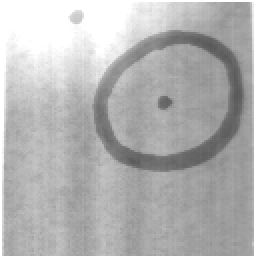
%> input picture TSBB08_lab4/nuf0b.tif, 128 x 128 px (shown 2 times larger)
$ octave localThresh.m   (GNU Octave 9; MATLAB toolbox functions it lacks are replaced by stand-ins)
%> lines starting %> are read from the running program, lines starting %| are printed output that depends on the picture; in (x1, y1, x2, y2) boxes, pixels count from 0 and x2, y2 are one past the last pixel; in counts of white or black regions, pixels touching at a corner belong together; the program's own positions count from 1
### TSBB08_lab4/mid_way.m
function outT = mid_way(histo, startT)
% Calculates a threshold value from a histogram using the mid-way method.
%
% histo: A 1D array histogram.
% The histogram bins must correspond to gray value 0, 1, 2,...
% startT: start threshold
% outT: the calculated threshold (integer)
%
% Programmed by Maria Magnusson 2018-08

num = length(histo);
t0 = floor(startT);
t1 = t0+2;

% Calculate the threshold
%------------------------
while abs(t0-t1) > 0.5

  t0 = t1;

  % Calculate mean for the lower part of the histogram
  %---------------------------------------------------
  lowersum1 = sum(histo(1:t0+1).*[0:t0]);
  lowersum2 = sum(histo(1:t0+1));
  if lowersum2 ~= 0
    mean0 = lowersum1/lowersum2;
  else
    error('Cannot calculate new threshold');
  end;

  % Calculate mean for the upper part of the histogram
  %---------------------------------------------------
  uppersum1 = sum(histo(t0+2:num).*[t0+1:num-1]);
  uppersum2 = sum(histo(t0+2:num));
  if uppersum2 ~= 0
    mean1 = uppersum1/uppersum2;
  else
    error('Cannot calculate new threshold');
  end;

  % Calculate new threshold
  %------------------------
  t1 = floor((mean0+mean1)/2);

end;

outT = t1;

### 4_Threshholding_OCR/least_error.m
function outT = least_error(histo, startT)
    % Calculates a threshold value from a histogram using the least-error method.
    %
    % histo: A 1D array histogram.
    % The histogram bins must correspond to gray value 0, 1, 2,...
    % startT: start threshold
    % outT: the calculated threshold (integer)
    num = length(histo);
    t0 = floor(startT);
    t1 = t0+2;

    % Calculate the threshold
    %------------------------
    while abs(t0-t1) > 0.5
    t0 = t1;

    % Calculate mean for the lower part of the histogram
    %---------------------------------------------------
    lowersum1 = sum(histo(1:t0+1).*[0:t0]);
    lowersum2 = sum(histo(1:t0+1));
    if lowersum2 ~= 0
        mean0 = lowersum1/lowersum2;
    else
        error('Cannot calculate new threshold');
    end

    % Calculate mean for the upper part of the histogram
    %---------------------------------------------------
    uppersum1 = sum(histo(t0+2:num).*[t0+1:num-1]);
    uppersum2 = sum(histo(t0+2:num));
    if uppersum2 ~= 0
        mean1 = uppersum1/uppersum2;
    else
        error('Cannot calculate new threshold');
    end

    % Calculate total probability for the lower part of the histogram
    %---------------------------------------------------
    lowersum1 = sum(histo(1:t0+1));
    lowersum2 = sum(histo(1:num));
    if lowersum2 ~= 0
        p0 = lowersum1/lowersum2;
    else
        error('Cannot calculate total probability')
    end

    % Calculate total probability for the upper part of the histogram
    %---------------------------------------------------
    uppersum1 = sum(histo(t0+2:num));
    uppersum2 = sum(histo(1:num));
    if uppersum2 ~= 0
        p1 = uppersum1/uppersum2;
    else
        error('Cannot calculate total probability')
    end

    % Calculate variance for the lower part of the histogram
    %---------------------------------------------------
    lowersum1 = sum(histo(1:t0+1).*([0:t0]-mean0).^2);
    lowersum2 = sum(histo(1:t0+1));
    if lowersum2 ~= 0
        s0 = lowersum1/lowersum2;
    else
        error('Cannot calculate variance')
    end

    % Calculate variance for the upper part of the histogram
    %---------------------------------------------------
    uppersum1 = sum(histo(t0+2:num).*([t0+1:num-1]-mean1).^2);
    uppersum2 = sum(histo(t0+2:num));
    if uppersum2 ~= 0
        s1 = uppersum1/uppersum2;
    else
        error('Cannot calculate variance')
    end

    % Calculate new threshold
    %------------------------
    a = (s0*s1)/(s1-s0);
    b = 2*(-(mean0/s0)+(mean1/s1));
    c = -2*log(p0/p1)+log(s0/s1)+(mean0^2/s0)-(mean1^2/s1);
    t1 = floor((roots([1 a*b a*c])));

    if t1(1) > mean0 && t1(1) < mean1
        t1 = t1(1);
    else
        t1 = t1(2);
    end
end
outT = t1;

### TSBB08_lab4/localThresh.m
% Read the image and cast it to double
% ====================================
nuf = double(imread('nuf0b.tif'));
%> nuf: size 128x128 double; min 86, max 255, mean 179.1; mean of the top-left, top-right, bottom-left and bottom-right quarters 218.8, 165.5, 175.6, 156.5
% Extend the image
% ================
tmp = [nuf(:,64:-1:1) nuf nuf(:,128:-1:65)];
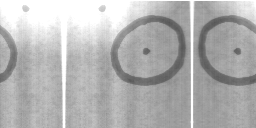
%> tmp: size 128x256 double; min 86, max 255, mean 179.1
nufextend = [tmp(64:-1:1,:); tmp; tmp(128:-1:65,:)];
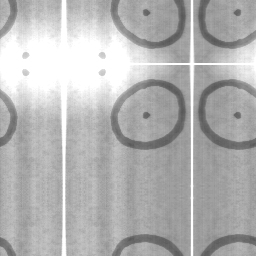
%> nufextend: size 256x256 double; min 86, max 255, mean 179.1
% Make a Gaussian filter
% ======================
sigma=25;
lpH=exp(-0.5 * ([-64:64]/sigma).^2);
lpH=lpH/sum(lpH); % Horizontal filter
lpV=lpH'; % Vertical filter
% Convolve in the horizontal and vertical direction
% =================================================
nufblur = conv2(nufextend, lpH, 'valid');
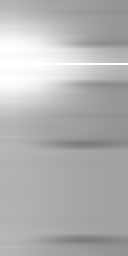
%> nufblur: size 256x128 double; min 124, max 255, mean 179.1
nufblur = conv2(nufblur, lpV, 'valid');
%> nufblur: size 128x128 double
% Make a new image
% ================
nuf = nuf - nufblur + 128;
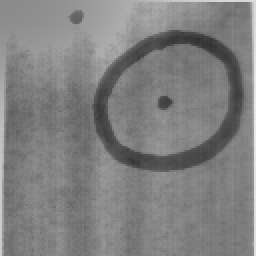
%> nuf: size 128x128 double (shown 2 times larger); min 48.18, max 231.7, mean 128

figure(1)
colormap(gray(256))
subplot(2,2,1),
imagesc(nufextend, [0 255])
axis image; colorbar
title('extended image')
subplot(2,2,2),
plot(-64:64, lpH, '.-r')
axis tight; title('Gaussian kernel')
subplot(2,2,3), imagesc(nufblur, [0 255])
axis image; colorbar
title('blurred image image')
subplot(2,2,4), imagesc(nuf, [0 255])
axis image; colorbar
title('new image')
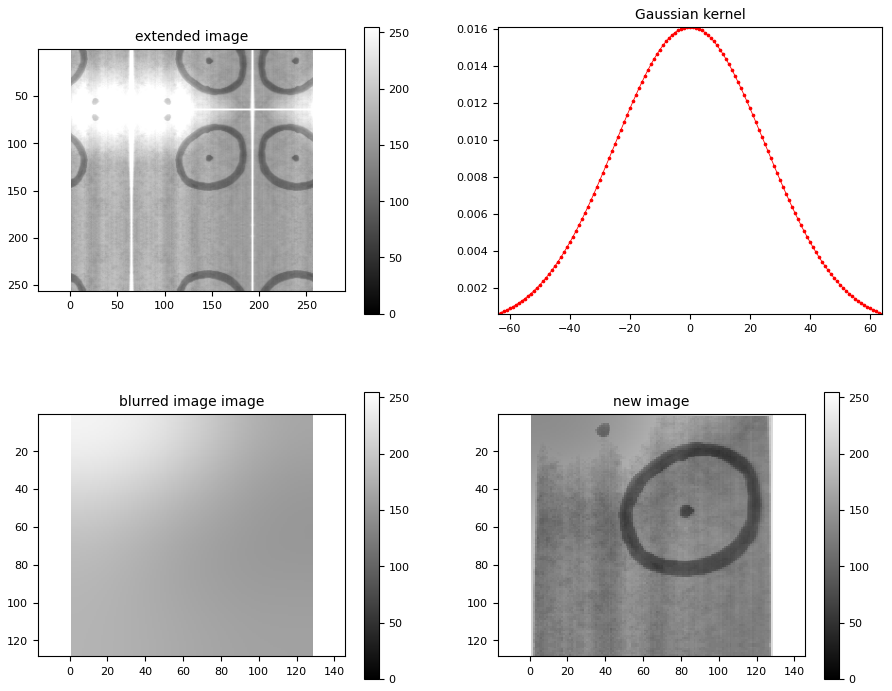
%> figure redrawn from the program's plot data, 4 panels

% Mid-Way
histo = hist(nuf(:),[0:255]);
%> histo = 256 values, max 546 at index 126, min 0 at index 1, mean 64
T = mean(mean(nuf))
%> T = 128

Tmid = mid_way(histo, T)
%> in mid_way, `t1 = t0+2;`: t1 = 130
%> the loop in mid_way, `while abs(t0-t1) > 0.5` made 19 passes
%> (t0, lowersum1, lowersum2, mean0, uppersum1, uppersum2, mean1, t1) on passes 1 to 12: (130, 1042590, 9140, 114.1, 1054592, 7244, 145.6, 129), (129, 979150, 8652, 113.2, 1118032, 7732, 144.6, 128), (128, 911296, 8126, 112.1, 1185886, 8258, 143.6, 127), (127, 849216, 7641, 111.1, 1247966, 8743, 142.7, 126), (126, 780509, 7100, 109.9, 1316673, 9284, 141.8, 125), (125, 713729, 6570, 108.6, 1383453, 9814, 141, 124), (124, 645479, 6024, 107.2, 1451703, 10360, 140.1, 123), (123, 583851, 5527, 105.6, 1513331, 10857, 139.4, 122), (122, 527025, 5065, 104.1, 1570157, 11319, 138.7, 121), (121, 474321, 4633, 102.4, 1622861, 11751, 138.1, 120), (120, 425921, 4233, 100.6, 1671261, 12151, 137.5, 119), (119, 381041, 3859, 98.74, 1716141, 12525, 137, 117)
%> in mid_way, `outT = t1;`: outT = 107
%> Tmid = 107
imTmid = nuf>Tmid;
%> imTmid: size 128x128 logical; 89.1% white; 42 black regions (37 under 20 px), largest, box (x1, y1, x2, y2) and area: (46, 15, 122, 86) 1593, (79, 48, 87, 55) 42, (35, 7, 41, 12) 23, (4, 53, 10, 59) 22, (36, 53, 45, 62) 22

figure(2); colormap(gray(256))
subplot(2,2,1), imagesc(nuf, [0 255]);
axis image; colorbar
title('mid-way thresholded image');
subplot(2,2,2), plot(0:255, histo, '.-r');
axis tight; grid
title('histogram');
subplot(2,2,3), imagesc(imTmid, [0 1]);
axis image; colorbar
title('least-error thresholded image');
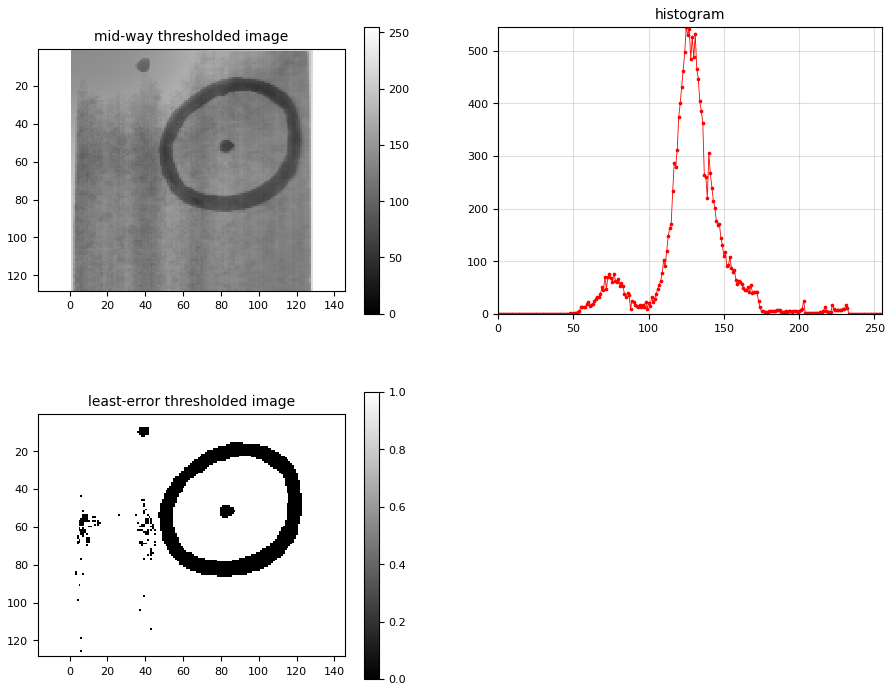
%> figure redrawn from the program's plot data, 3 panels

% Least-Error
T = Tmid
%> T = 107

Tmid = least_error(histo, T)
%> in least_error, `t1 = t0+2;`: t1 = 109
%> the loop in least_error, `while abs(t0-t1) > 0.5` made 4 passes
%> (t0, mean0, mean1, p0) on passes 1 to 4: (109, 82.34, 134.2, 0.12), (97, 75.91, 133.4, 0.0933), (90, 74.61, 133.1, 0.087), (88, 74.12, 133, 0.0842)
%> in least_error, `outT = t1;`: outT = 88
%> Tmid = 88
imTmid = nuf>Tmid;
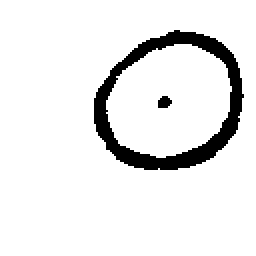
%> imTmid: size 128x128 logical (shown 2 times larger); 91.6% white; 2 black regions, box (x1, y1, x2, y2) and area: (47, 15, 122, 85) 1342, (79, 48, 86, 54) 33

figure(3); colormap(gray(256))
subplot(2,2,1), imagesc(nuf, [0 255]);
axis image; colorbar
title('mid-way thresholded image');
subplot(2,2,2), plot(0:255, histo, '.-r');
axis tight; grid
title('histogram');
subplot(2,2,3), imagesc(imTmid, [0 1]);
axis image; colorbar
title('least-error thresholded image');

$ run again, with TSBB08_lab4/nuf2b.tif copied over TSBB08_lab4/nuf0b.tif
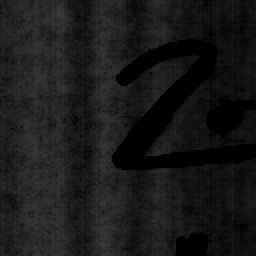
%> input picture TSBB08_lab4/nuf2b.tif, 128 x 128 px (shown 2 times larger)
%> histo = 256 values, max 764 at index 133, min 0 at index 1, mean 64
%> `T = mean(mean(nuf))`: T = 128
%> in mid_way, `t0 = floor(startT);`: t0 = 127
%> in mid_way, `t1 = t0+2;`: t1 = 129
%> the loop in mid_way, `while abs(t0-t1) > 0.5` made 4 passes
%> (t0, lowersum1, lowersum2, mean0, uppersum1, uppersum2, mean1, t1) on passes 1 to 4: (129, 1022636, 8498, 120.3, 1074571, 7886, 136.3, 128), (128, 941366, 7868, 119.6, 1155841, 8516, 135.7, 127), (127, 849974, 7154, 118.8, 1247233, 9230, 135.1, 126), (126, 756375, 6417, 117.9, 1340832, 9967, 134.5, 126)
%> in mid_way, `outT = t1;`: outT = 126
%> `imTmid = nuf>Tmid;`:
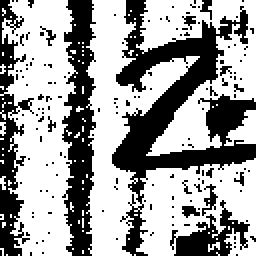
%> imTmid: size 128x128 logical (shown 2 times larger); 62.7% white; 151 black regions (142 under 20 px), largest, box (x1, y1, x2, y2) and area: (56, 0, 128, 128) 2892, (31, 0, 48, 128) 1383, (0, 0, 17, 128) 884
%> in least_error, `t1 = t0+2;`: t1 = 128
%> the loop in least_error, `while abs(t0-t1) > 0.5` made 1 pass
%> (t0, mean0, mean1, p0) on pass 1: (128, 119.6, 135.7, 0.48)
%> `title('least-error thresholded image');`:
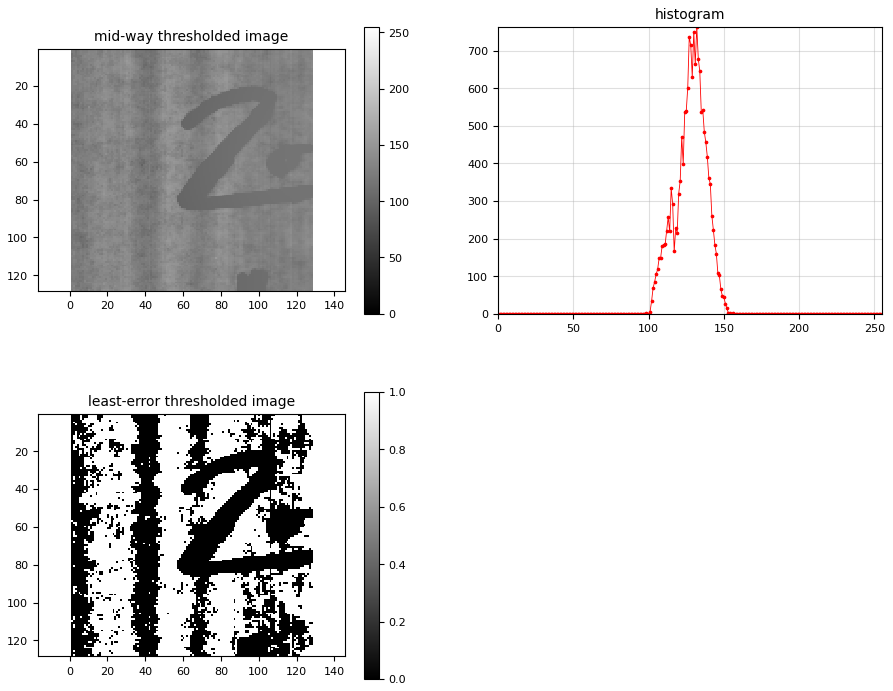
%> figure redrawn from the program's plot data, 3 panels

$ run again, with TSBB08_lab4/nuf4b.tif copied over TSBB08_lab4/nuf0b.tif
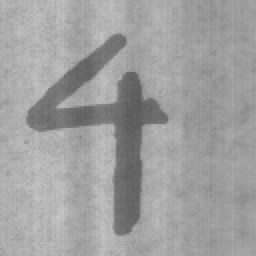
%> input picture TSBB08_lab4/nuf4b.tif, 128 x 128 px (shown 2 times larger)
%> histo = 256 values, max 737 at index 131, min 0 at index 1, mean 64
%> `T = mean(mean(nuf))`: T = 128
%> in mid_way, `t1 = t0+2;`: t1 = 130
%> the loop in mid_way, `while abs(t0-t1) > 0.5` made 6 passes
%> (t0, lowersum1, lowersum2, mean0, uppersum1, uppersum2, mean1, t1) on passes 1 to 6: (130, 869728, 7634, 113.9, 1227292, 8750, 140.3, 127), (127, 591185, 5475, 108, 1505835, 10909, 138, 123), (123, 340951, 3484, 97.86, 1756069, 12900, 136.1, 116), (116, 193502, 2265, 85.43, 1903518, 14119, 134.8, 110), (110, 172943, 2085, 82.95, 1924077, 14299, 134.6, 108), (108, 170641, 2064, 82.67, 1926379, 14320, 134.5, 108)
%> in mid_way, `outT = t1;`: outT = 108
%> `title('least-error thresholded image');`:
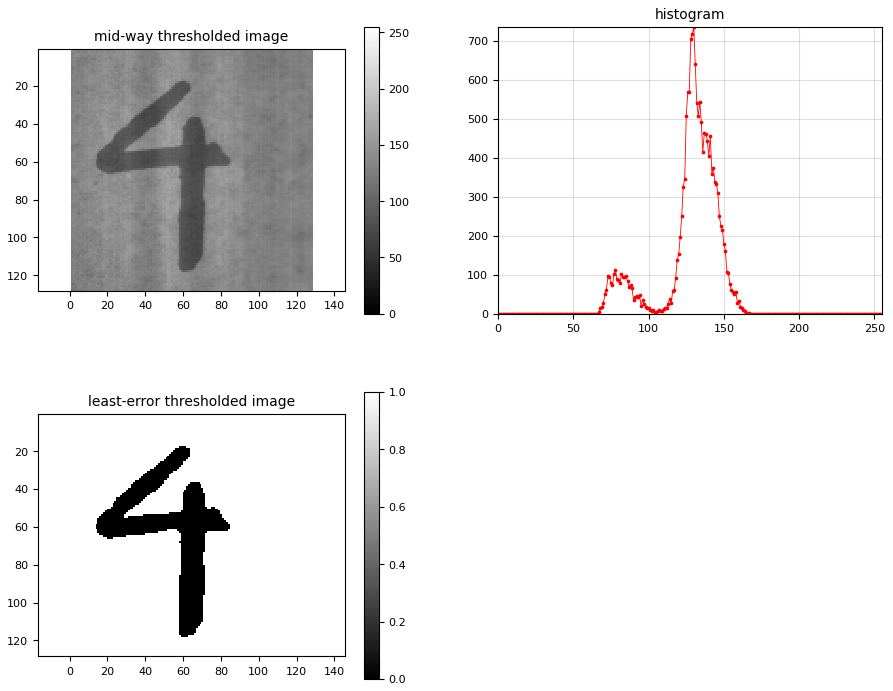
%> figure redrawn from the program's plot data, 3 panels
%> in least_error, `t1 = t0+2;`: t1 = 110
%> the loop in least_error, `while abs(t0-t1) > 0.5` made 3 passes
%> (t0, mean0, mean1, p0) on passes 1 to 3: (110, 82.95, 134.6, 0.127), (104, 82.36, 134.5, 0.124), (103, 82.34, 134.5, 0.124)
%> in least_error, `outT = t1;`: outT = 103
%> `imTmid = nuf>Tmid;`:
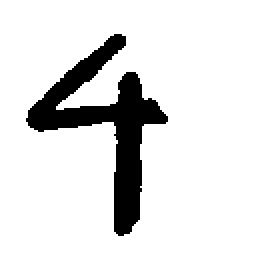
%> imTmid: size 128x128 logical (shown 2 times larger); 87.6% white; 1 black region, box (x1, y1, x2, y2) and area: (13, 17, 84, 118) 2031

$ run again, with TSBB08_lab4/nuf8b.tif copied over TSBB08_lab4/nuf0b.tif
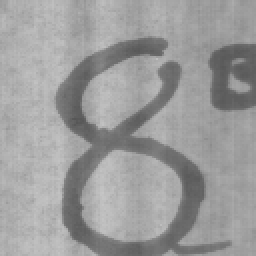
%> input picture TSBB08_lab4/nuf8b.tif, 128 x 128 px (shown 2 times larger)
%> histo = 256 values, max 621 at index 142, min 0 at index 1, mean 64
%> `T = mean(mean(nuf))`: T = 128
%> in mid_way, `t1 = t0+2;`: t1 = 130
%> the loop in mid_way, `while abs(t0-t1) > 0.5` made 5 passes
%> (t0, lowersum1, lowersum2, mean0, uppersum1, uppersum2, mean1, t1) on passes 1 to 5: (130, 521074, 5318, 97.98, 1576002, 11066, 142.4, 120), (120, 340518, 3895, 87.42, 1756558, 12489, 140.6, 114), (114, 317026, 3696, 85.78, 1780050, 12688, 140.3, 113), (113, 313150, 3662, 85.51, 1783926, 12722, 140.2, 112), (112, 310438, 3638, 85.33, 1786638, 12746, 140.2, 112)
%> outT = 112
%> imTmid: size 128x128 logical; 77.9% white; 7 black regions (5 under 20 px), largest, box (x1, y1, x2, y2) and area: (28, 18, 116, 128) 2985, (104, 22, 128, 56) 630
%> `title('least-error thresholded image');`:
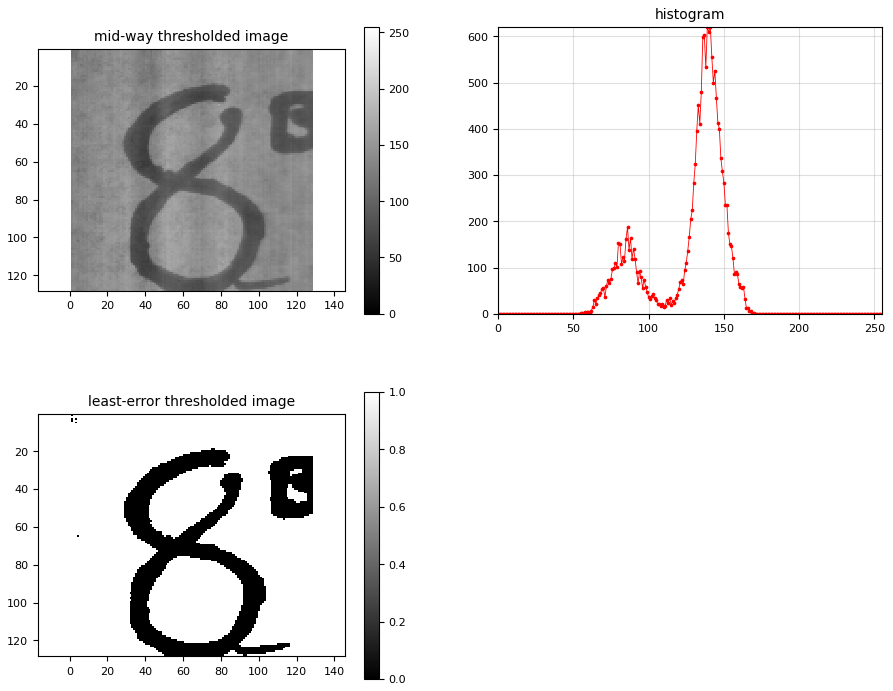
%> figure redrawn from the program's plot data, 3 panels
%> in least_error, `t1 = t0+2;`: t1 = 114
%> the loop in least_error, `while abs(t0-t1) > 0.5` made 3 passes
%> (t0, mean0, mean1, p0) on passes 1 to 3: (114, 85.78, 140.3, 0.226), (113, 85.51, 140.2, 0.224), (112, 85.33, 140.2, 0.222)
